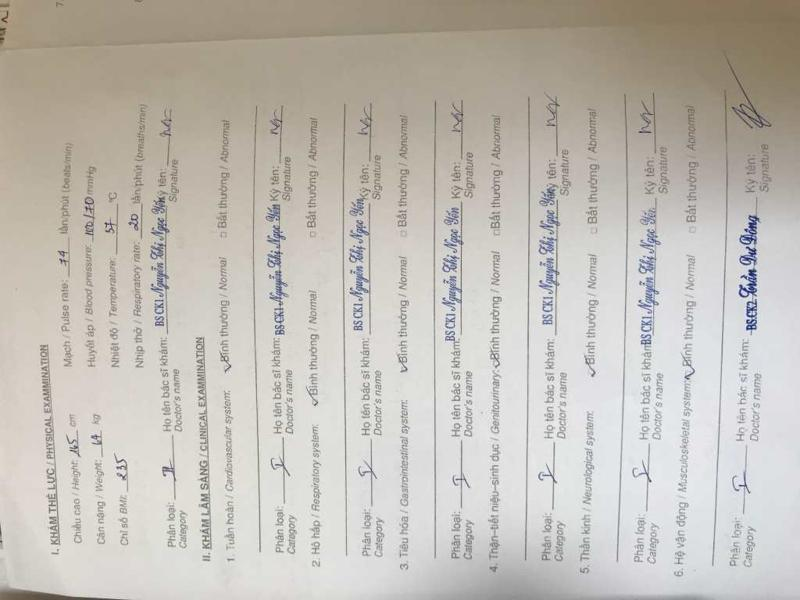
#> input picture OpenCV/AngleRotate/h5.JPG, 800 x 600 px, found by its file name
$ python Angledetec1.py   (older library calls are emulated)
#> lines starting #> are read from the running program, lines starting #| are printed output that depends on the picture; after the words box and inside, x2 and y2 are one past the last pixel; in counts of white or black regions, pixels touching at a corner belong together; long printed decimals are rounded
# Document image orientation correction
# This approach is based on text orientation

# Assumption: Document image contains all text in same orientation

import cv2
import numpy as np

debug = True


# Display image
def display(img, frameName="OpenCV Image"):
    if not debug:
        return
    h, w = img.shape[0:2]
    neww = 800
    newh = int(neww * (h / w))
    img = cv2.resize(img, (neww, newh))
    cv2.imshow(frameName, img)
    cv2.waitKey(0)


# rotate the image with given theta value
def rotate(img, theta):
    rows, cols = img.shape[0], img.shape[1]
    image_center = (cols / 2, rows / 2)

    M = cv2.getRotationMatrix2D(image_center, theta, 1)

    abs_cos = abs(M[0, 0])
    abs_sin = abs(M[0, 1])

    bound_w = int(rows * abs_sin + cols * abs_cos)
    bound_h = int(rows * abs_cos + cols * abs_sin)

    M[0, 2] += bound_w / 2 - image_center[0]
    M[1, 2] += bound_h / 2 - image_center[1]

    # rotate orignal image to show transformation
    rotated = cv2.warpAffine(img, M, (bound_w, bound_h), borderValue=(255, 255, 255))
    return rotated


def slope(x1, y1, x2, y2):
    if x1 == x2:
        return 0
    slope = (y2 - y1) / (x2 - x1)
    theta = np.rad2deg(np.arctan(slope))
    return theta


def main(filePath):
#> called with filePath = 'h5.jpg'
    img = cv2.imread(filePath)
#> img is the input picture: shape (600, 800, 3); mean B, G, R 183.2, 190.3, 194.7
    textImg = img.copy()

    small = cv2.cvtColor(textImg, cv2.COLOR_BGR2GRAY)
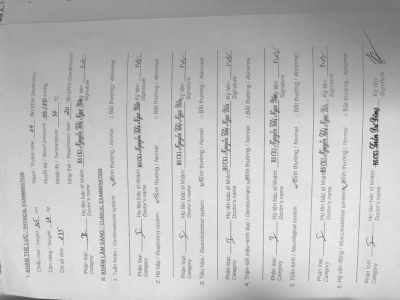
#> small: shape (600, 800) (shown at 1/2 size); min 23, max 255, mean 190.9

    # find the gradient map
    kernel = cv2.getStructuringElement(cv2.MORPH_ELLIPSE, (3, 3))
    grad = cv2.morphologyEx(small, cv2.MORPH_GRADIENT, kernel)
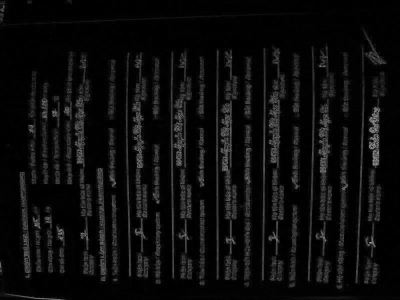
#> grad: shape (600, 800) (shown at 1/2 size); min 0, max 196, mean 12.3

    display(grad)

    # Binarize the gradient image
    _, bw = cv2.threshold(grad, 0.0, 255.0, cv2.THRESH_BINARY | cv2.THRESH_OTSU)
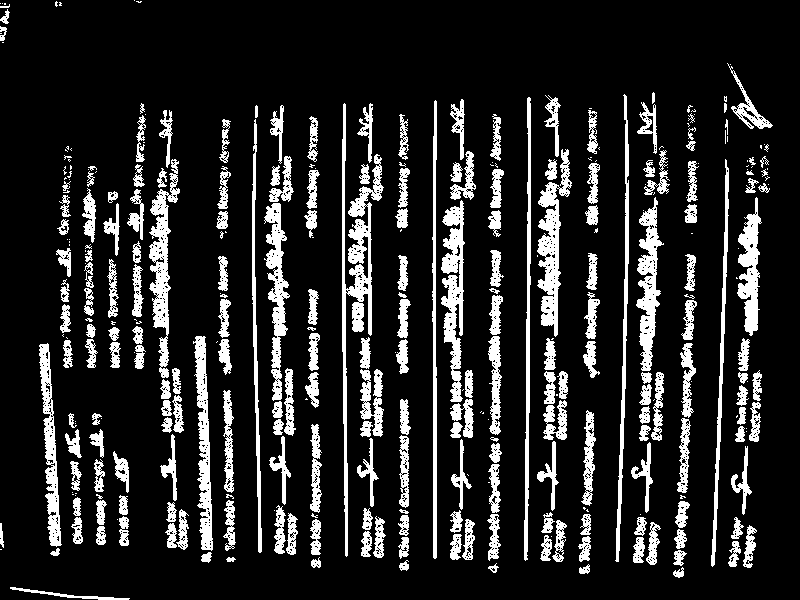
#> bw: shape (600, 800); 15.3% white; 337 white regions (124 under 20 px), largest, box (x1, y1, x2, y2) and area: (342, 103, 384, 557) 3982, (441, 200, 465, 402) 2586, (537, 149, 572, 337) 2538
    display(bw)

    # connect horizontally oriented regions
    # kernal value (9,1) can be changed to improved the text detection
    kernel = cv2.getStructuringElement(cv2.MORPH_RECT, (9, 1))
    connected = cv2.morphologyEx(bw, cv2.MORPH_CLOSE, kernel)
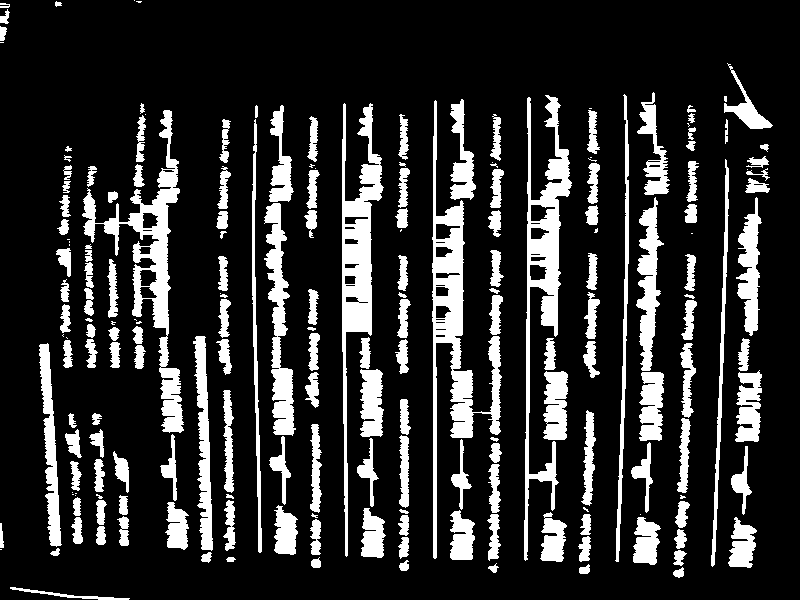
#> connected: shape (600, 800); 18% white; 198 white regions (36 under 20 px)
    display(connected)

    # using RETR_EXTERNAL instead of RETR_CCOMP
    # _ , contours, hierarchy = cv2.findContours(connected.copy(), cv2.RETR_EXTERNAL, cv2.CHAIN_APPROX_NONE)
    contours, hierarchy = cv2.findContours(connected.copy(), cv2.RETR_EXTERNAL, cv2.CHAIN_APPROX_NONE)  # opencv >= 4.0
#> contours = 198 contours, 51 with area under 20; largest, box (x1, y1, x2, y2) and area: (432, 100, 502, 559) 6880, (82, 110, 184, 433) 6218, (524, 95, 572, 561) 5914, (342, 103, 384, 557) 5558, (264, 203, 296, 436) 2942

    mask = np.zeros(bw.shape, dtype=np.uint8)
    # display(mask)
    # cumulative theta value
    cummTheta = 0
    # number of detected text regions
    ct = 0
    for idx in range(len(contours)):
        x, y, w, h = cv2.boundingRect(contours[idx])
        mask[y:y + h, x:x + w] = 0
        # fill the contour
        cv2.drawContours(mask, contours, idx, (255, 255, 255), -1)
        # display(mask)
        # ratio of non-zero pixels in the filled region
        r = float(cv2.countNonZero(mask[y:y + h, x:x + w])) / (w * h)

        # assume at least 45% of the area is filled if it contains text
        if r > 0.45 and w > 8 and h > 8:
            # cv2.rectangle(textImg, (x1, y), (x+w-1, y+h-1), (0, 255, 0), 2)

            rect = cv2.minAreaRect(contours[idx])
            box = cv2.boxPoints(rect)
            box = np.int0(box)
            cv2.drawContours(textImg, [box], 0, (0, 0, 255), 2)

            # we can filter theta as outlier based on other theta values
            # this will help in excluding the rare text region with different orientation from ususla value
            theta = slope(box[0][0], box[0][1], box[1][0], box[1][1])
            cummTheta += theta
            ct += 1
#> this loop made 198 passes
#> (x, y, w, h, r, rect, box) on passes 2 to 4: (673, 567, 11, 11, 0.661, ((678.8, 572.9), (11.55, 8.27), -23.2), [[675, 578], [671, 571], [682, 566], [685, 574]]), (579, 564, 11, 10, 0.718, ((584, 568.5), (9, 10), -90), [[589, 573], [579, 573], [579, 564], [589, 564]]), (488, 563, 11, 10, 0.491, ((493.4, 568.4), (9.59, 7.88), -23.2), [[490, 573], [487, 566], [496, 562], [499, 570]])
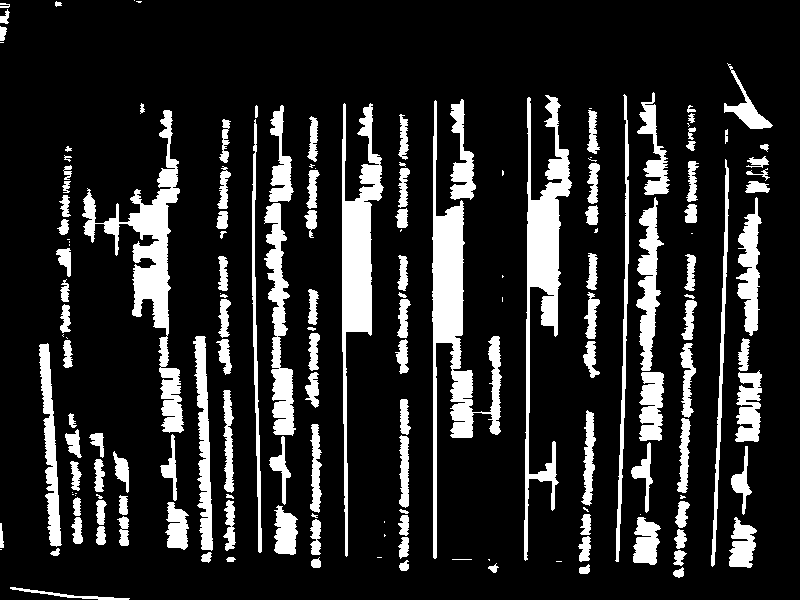
#> mask: shape (600, 800); 16% white; 163 white regions (36 under 20 px), largest, box (x1, y1, x2, y2) and area: (432, 100, 502, 559) 7665, (82, 110, 184, 433) 6921, (524, 95, 572, 561) 6693
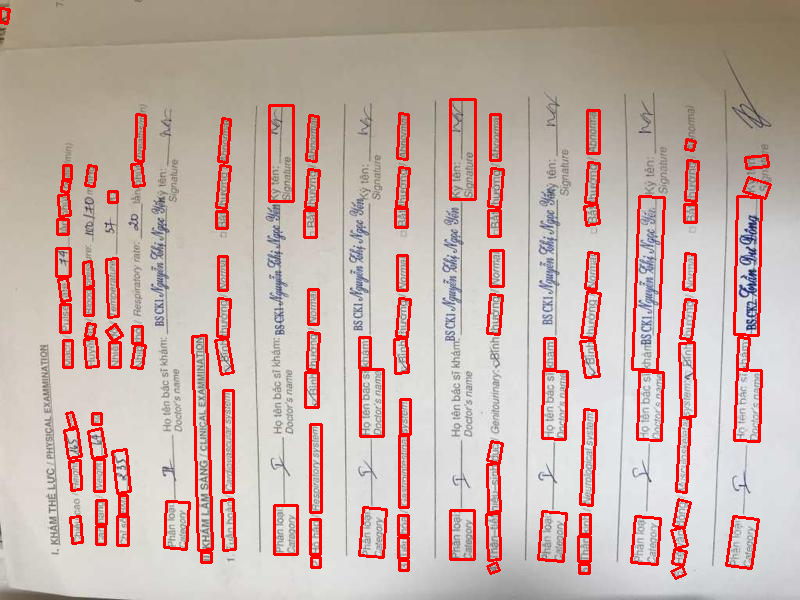
#> textImg: shape (600, 800, 3); 7.05% of pixels changed, all inside (x1, y1, x2, y2) = (0, 7, 772, 580)
            # print("Theta", theta)

    # find the average of all cumulative theta value
    orientation = cummTheta / ct
    print("Image orientation in degress: ", orientation)
#| Image orientation in degress:  20.847
    finalImage = rotate(img, orientation)
#> in rotate, `rotated = cv2.warpAffine(img, M, (bound_w, bound_h), borderValue=(255,..`:
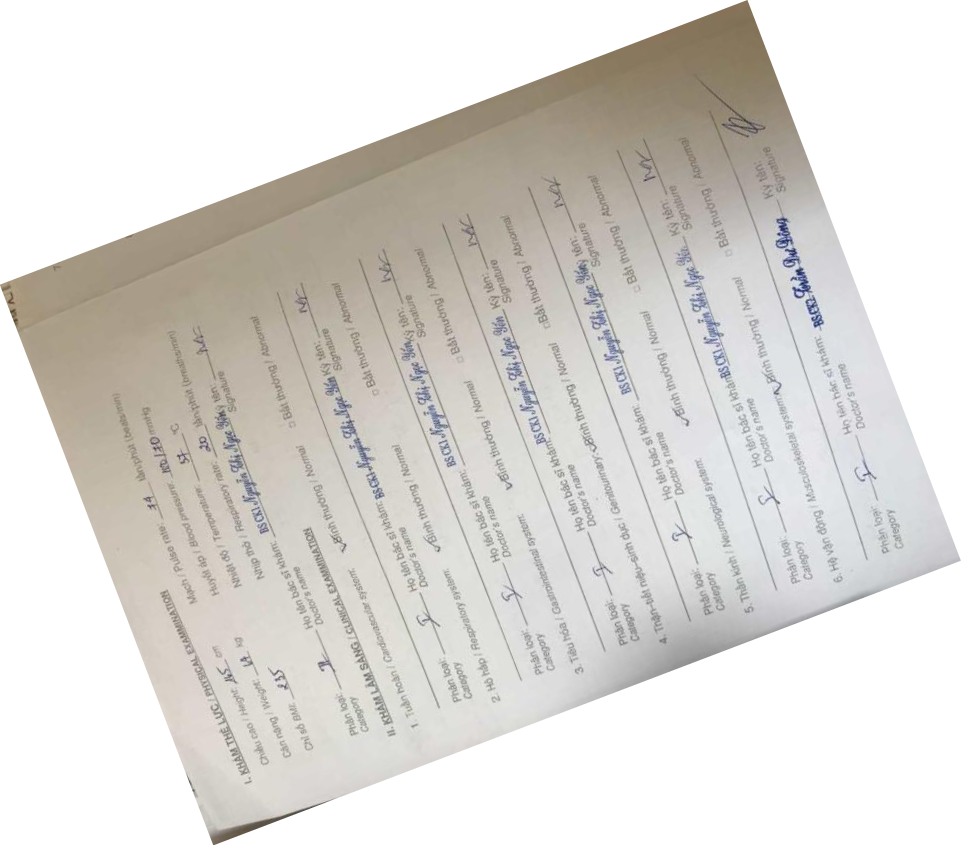
#> rotated: shape (845, 961, 3); mean B, G, R 212.6, 216.8, 219.4
    display(textImg, "Detectd Text minimum bounding box")
    display(finalImage, "Deskewed Image")


if __name__ == "__main__":
    filePath = 'h5.jpg'
    main(filePath)

$ run again, with OpenCV/AngleRotate/h1.jpg copied over OpenCV/AngleRotate/h5.JPG
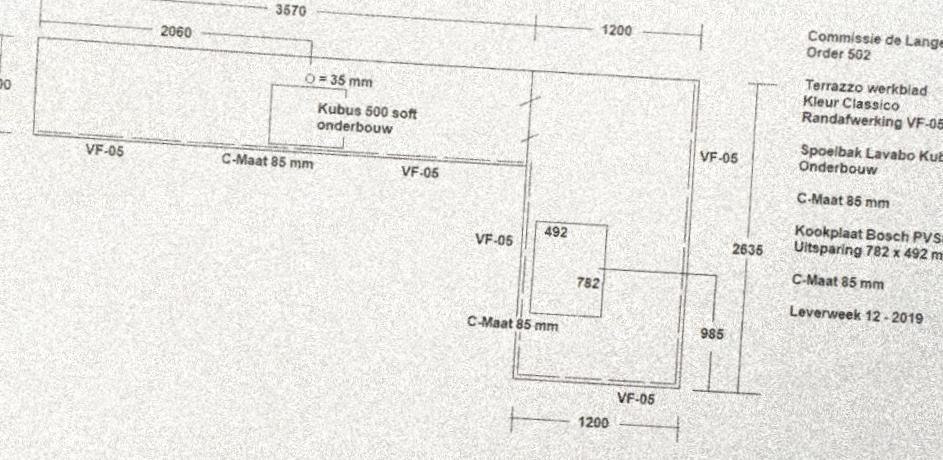
#> input picture OpenCV/AngleRotate/h1.jpg, 943 x 460 px, found by its file name
#> in main, img is the input picture: shape (460, 943, 3); mean B, G, R 228.3, 232.3, 233.3
#> img: shape (390, 800)
#> bw: shape (460, 943); 9% white; 439 white regions (346 under 20 px), largest, box (x1, y1, x2, y2) and area: (32, 36, 718, 391) 11725, (74, 32, 371, 66) 1441, (801, 110, 903, 131) 933
#> connected: shape (460, 943); 11.3% white; 278 white regions (229 under 20 px)
#> contours = 268 contours, 231 with area under 20; largest, box (x1, y1, x2, y2) and area: (32, 31, 739, 391) 104017, (784, 239, 943, 263) 1754, (794, 224, 943, 246) 1614, (801, 110, 943, 131) 1506, (800, 143, 943, 164) 1447
#> the loop in main, `for idx in range(len(contours)):` made 268 passes
#> (x, y, w, h, r, rect, box, theta) on passes 61, 105, 185: (578, 415, 33, 15, 0.782, ((593.9, 421.8), (13.21, 32.18), -86.63), [[609, 429], [577, 427], [578, 414], [610, 416]], 3.58), (616, 391, 40, 15, 0.81, ((635.4, 397.9), (13.43, 39.4), -87.14), [[654, 405], [615, 403], [616, 390], [655, 392]], 2.94), (789, 304, 145, 21, 0.509, ((860.8, 314.7), (13.56, 144.3), -86.6), [[932, 325], [788, 317], [789, 303], [933, 312]], 3.18)
#> after the loop in main, `for idx in range(len(contours)):`:
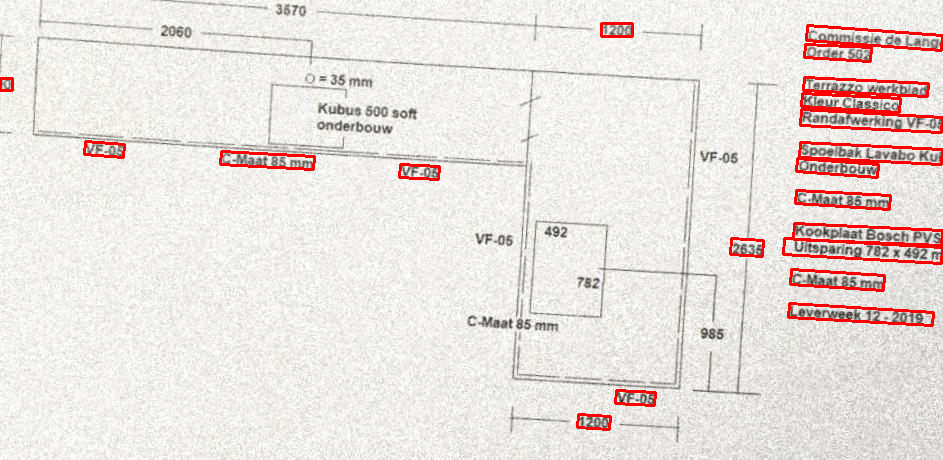
#> textImg: shape (460, 943, 3); 2.65% of pixels changed, all inside (x1, y1, x2, y2) = (0, 22, 943, 431)
#> after the loop in main, `for idx in range(len(contours)):`: ct = 20; cummTheta = 60.48
#> orientation = 3.02
#| Image orientation in degress:  3.024
#> M = [[0.999, 0.0528, -11.48], [-0.0528, 0.999, 25.2]]
#> abs_cos = 0.999
#> abs_sin = 0.0528
#> bound_w = 965
#> bound_h = 509
#> in display (call 4), `img = cv2.resize(img, (neww, newh))`:
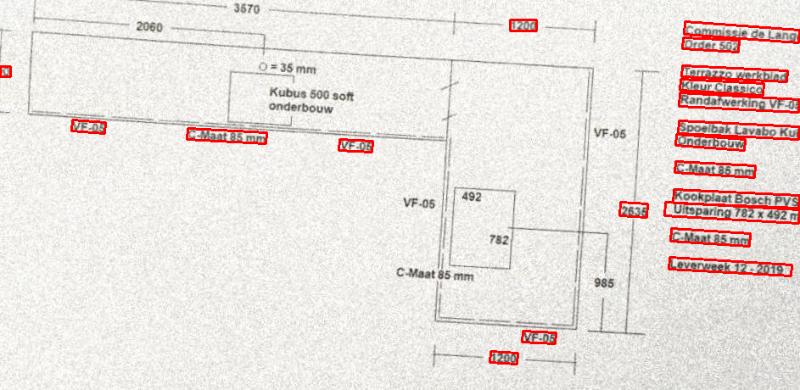
#> img: shape (390, 800, 3); mean of channels 0, 1, 2 222.2, 226.1, 233.9; drawn as B, G, R
#> img: shape (421, 800, 3)

$ run again, with OpenCV/AngleRotate/h4.JPG copied over OpenCV/AngleRotate/h5.JPG
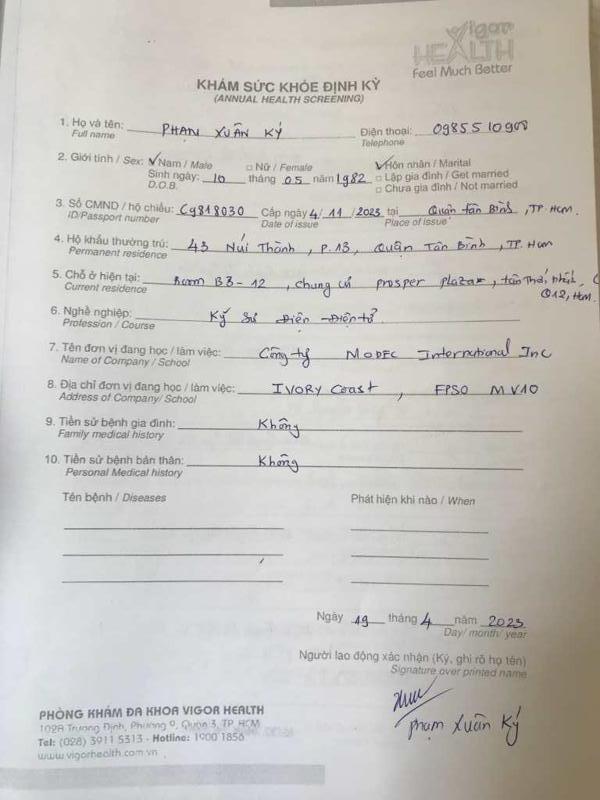
#> input picture OpenCV/AngleRotate/h4.JPG, 600 x 800 px, found by its file name
#> in main, img is the input picture: shape (800, 600, 3); mean B, G, R 190.6, 195.5, 198
#> img: shape (1066, 800)
#> bw: shape (800, 600); 12.8% white; 360 white regions (142 under 20 px), largest, box (x1, y1, x2, y2) and area: (141, 273, 548, 299) 3049, (170, 237, 523, 258) 2682, (223, 337, 539, 369) 2492
#> connected: shape (800, 600); 16.4% white; 61 white regions (21 under 20 px)
#> contours = 61 contours, 21 with area under 20; largest, box (x1, y1, x2, y2) and area: (55, 197, 579, 229) 6356, (46, 378, 539, 405) 5258, (53, 232, 554, 260) 4996, (48, 337, 553, 369) 4915, (51, 267, 585, 299) 4832
#> the loop in main, `for idx in range(len(contours)):` made 61 passes
#> (x, y, w, h, r, rect, box) on passes 3, 5, 11: (39, 749, 105, 12, 0.539, ((91.04, 754.8), (104.1, 8.94), -3.01), [[39, 762], [38, 753], [142, 747], [143, 756]]), (37, 732, 208, 16, 0.531, ((140.5, 738.6), (207, 11.33), -1.91), [[37, 747], [36, 736], [243, 729], [244, 740]]), (39, 704, 226, 17, 0.655, ((151.5, 711.1), (225.2, 14.02), -1.19), [[39, 720], [38, 706], [263, 701], [264, 715]])
#> after the loop in main, `for idx in range(len(contours)):`:
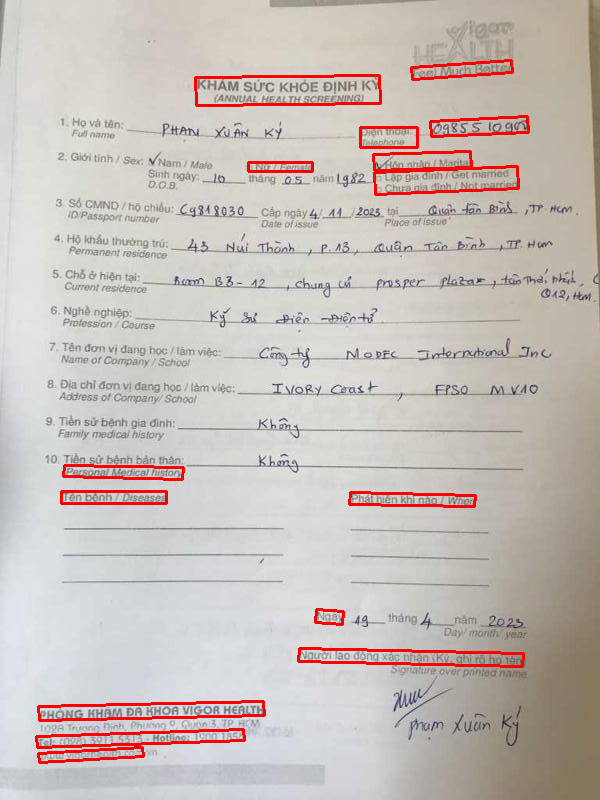
#> textImg: shape (800, 600, 3); 2.57% of pixels changed, all inside (x1, y1, x2, y2) = (35, 59, 530, 764)
#> after the loop in main, `for idx in range(len(contours)):`: ct = 15; cummTheta = 695.5
#> orientation = 46.36
#| Image orientation in degress:  46.364
#> M = [[0.69, 0.724, -196.5], [-0.724, 0.69, 341.1]]
#> abs_cos = 0.69
#> abs_sin = 0.724
#> bound_w = 993
#> bound_h = 986
#> img: shape (1066, 800, 3)
#> in display (call 5), `img = cv2.resize(img, (neww, newh))`:
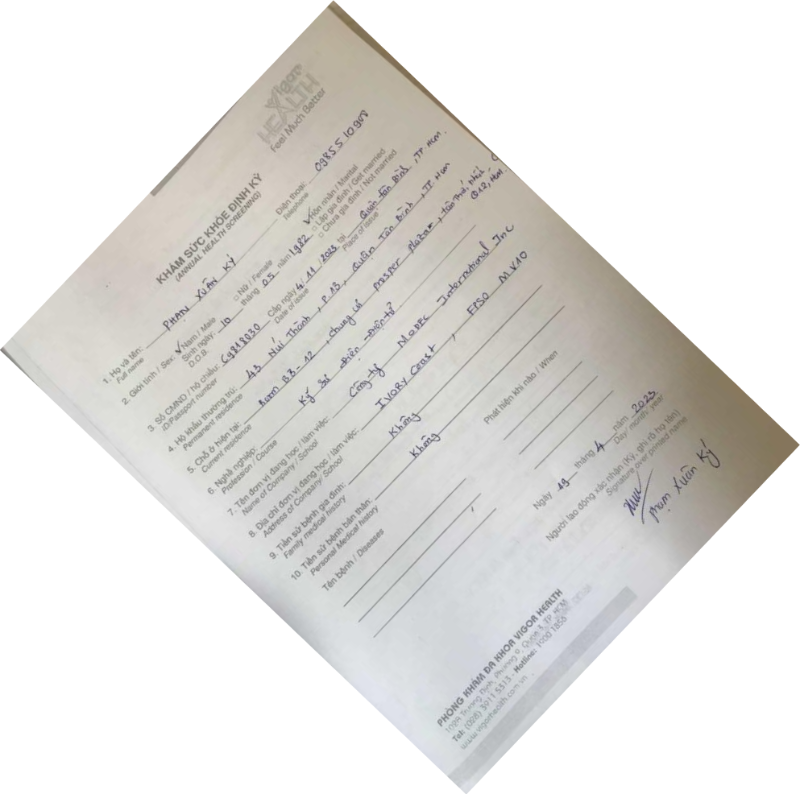
#> img: shape (794, 800, 3); mean of channels 0, 1, 2 223.4, 225.8, 227; drawn as B, G, R
